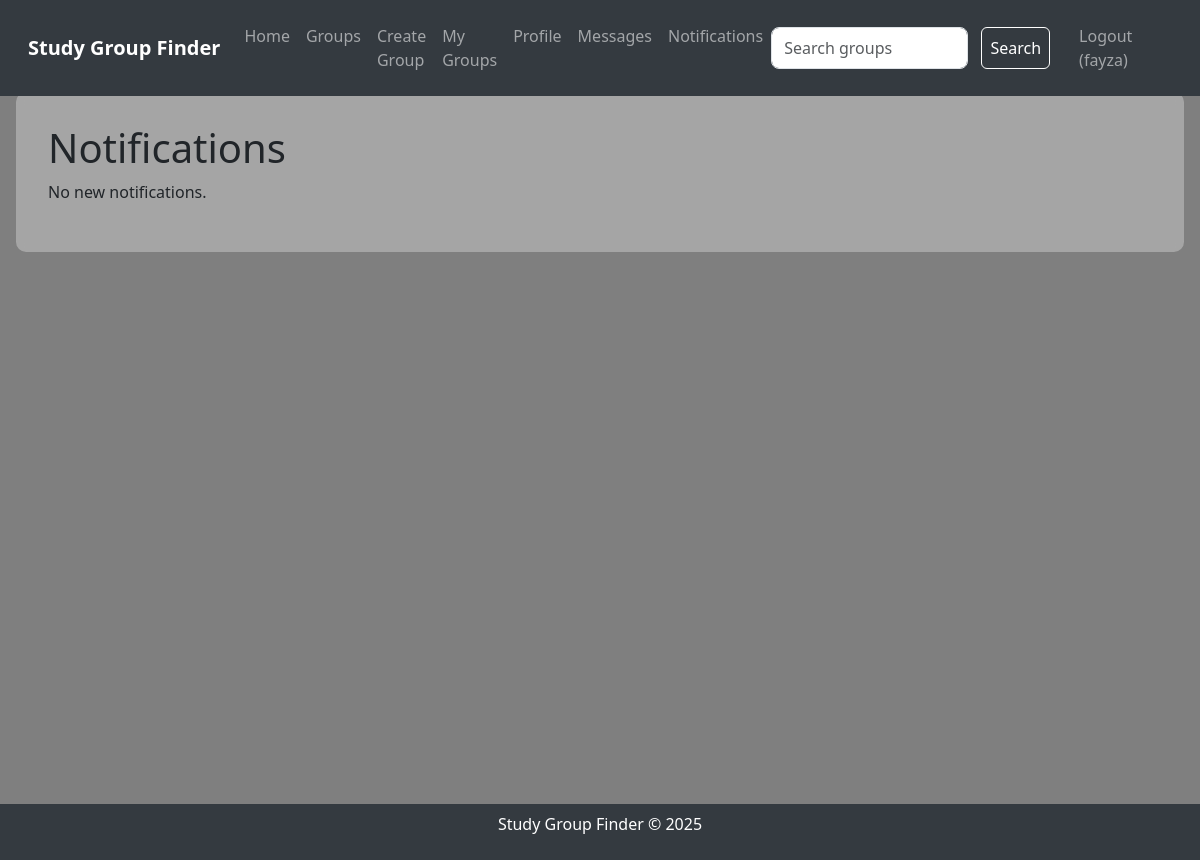
The app's page /notifications (signed in), older data.
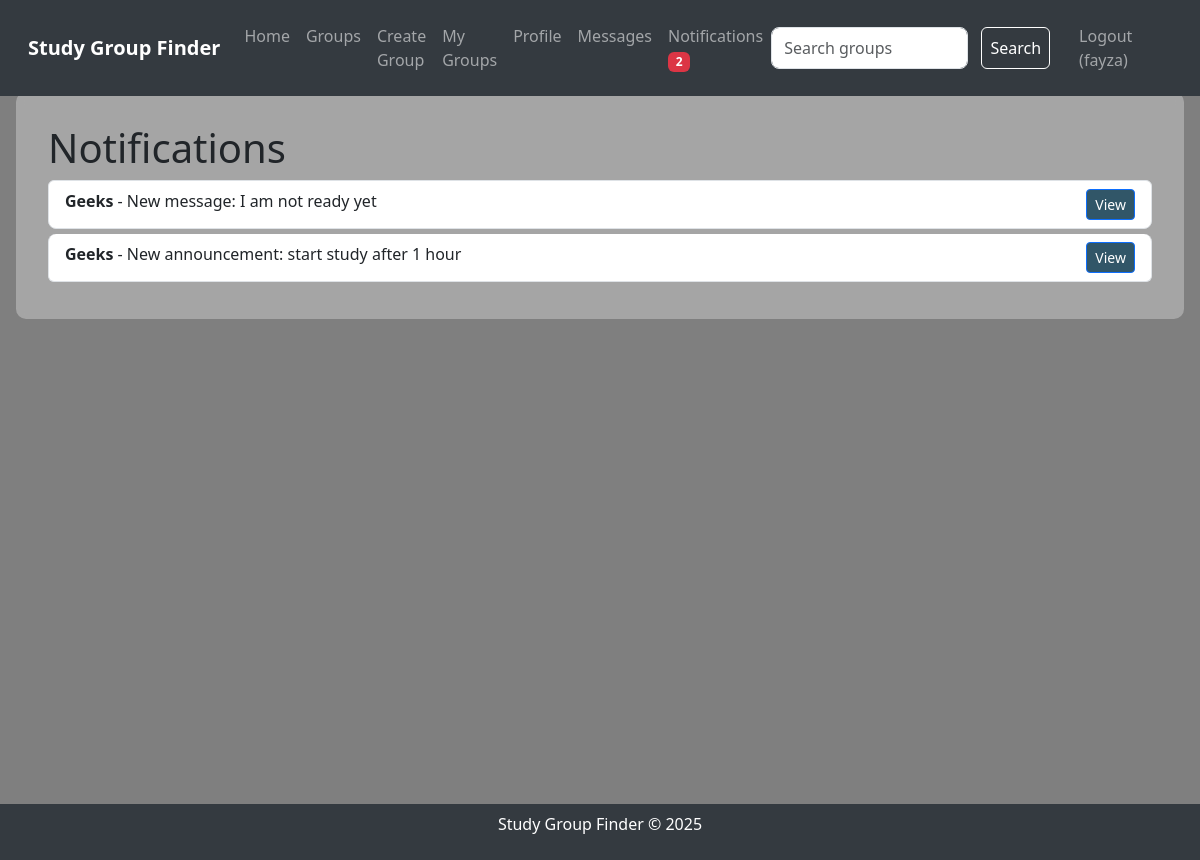
The same page, newer data.
### tables this page shows
CREATE TABLE notifications
                 (id INTEGER PRIMARY KEY AUTOINCREMENT,
                  user_id INTEGER,
                  group_id INTEGER,
                  message_id INTEGER,
                  announcement_id INTEGER,
                  type TEXT NOT NULL,
                  read BOOLEAN DEFAULT FALSE,
                  FOREIGN KEY (user_id) REFERENCES users(id),
                  FOREIGN KEY (group_id) REFERENCES groups(id),
                  FOREIGN KEY (message_id) REFERENCES messages(id),
                  FOREIGN KEY (announcement_id) REFERENCES announcements(id));

CREATE TABLE groups
                 (id INTEGER PRIMARY KEY AUTOINCREMENT,
                  name TEXT NOT NULL,
                  subject TEXT NOT NULL,
                  description TEXT,
                  creator_id INTEGER,
                  FOREIGN KEY (creator_id) REFERENCES users(id));

CREATE TABLE messages
                 (id INTEGER PRIMARY KEY AUTOINCREMENT,
                  group_id INTEGER,
                  user_id INTEGER,
                  content TEXT NOT NULL,
                  timestamp DATETIME DEFAULT CURRENT_TIMESTAMP,
                  FOREIGN KEY (group_id) REFERENCES groups(id),
                  FOREIGN KEY (user_id) REFERENCES users(id));

CREATE TABLE announcements
                 (id INTEGER PRIMARY KEY AUTOINCREMENT,
                  group_id INTEGER,
                  content TEXT NOT NULL,
                  timestamp DATETIME DEFAULT CURRENT_TIMESTAMP,
                  FOREIGN KEY (group_id) REFERENCES groups(id));

### app.py (the view)
@app.route('/notifications')
def notifications():
    if 'user_id' not in session:
        flash('Please log in to view notifications.', 'danger')
        return redirect(url_for('login'))
    conn = sqlite3.connect('study_groups.db')
    c = conn.cursor()
    c.execute("SELECT notifications.id, groups.name, notifications.type, messages.content, announcements.content, notifications.group_id "
              "FROM notifications "
              "JOIN groups ON notifications.group_id = groups.id "
              "LEFT JOIN messages ON notifications.message_id = messages.id "
              "LEFT JOIN announcements ON notifications.announcement_id = announcements.id "
              "WHERE notifications.user_id = ? AND notifications.read = FALSE "
              "ORDER BY notifications.id DESC",
              (session['user_id'],))
    notifications = c.fetchall()
    try:
        c.execute("SELECT COUNT(*) FROM notifications WHERE user_id = ? AND read = FALSE",
                  (session['user_id'],))
        notification_count = c.fetchone()[0]
    except sqlite3.OperationalError:
        init_db()
        notification_count = 0
    conn.close()
    return render_template('notifications.html', notifications=notifications, notification_count=notification_count)

### app.py (called while the page is built)
@app.after_request
def add_header(response):
    response.headers["Cache-Control"] = "no-cache, no-store, must-revalidate"
    response.headers["Pragma"] = "no-cache"
    response.headers["Expires"] = "0"
    return response

@app.after_request
def add_header(response):
    response.headers["Cache-Control"] = "no-cache, no-store, must-revalidate"
    response.headers["Pragma"] = "no-cache"
    response.headers["Expires"] = "0"
    return response

### templates/notifications.html (shortened to what this page needs)
{% extends "layout.html" %}
{% block content %}
    <div class="page-content">
        <h1>Notifications</h1>
        {% if notifications %}
            <ul class="list-group">
                {% for notification in notifications %}
                    <li class="list-group-item">
                        <strong>{{ notification[1] }}</strong> -
                        {% if notification[2] == 'message' %}
                            New message: {{ notification[3] or 'A new message was posted' }}
                        {% elif notification[2] == 'announcement' %}
                            New announcement: {{ notification[4] or 'A new announcement was posted' }}
                        {% else %}
                            New activity
                        {% endif %}
                        <a href="{{ url_for('group_details', group_id=notification[5]) }}"
                           class="btn btn-primary btn-sm float-end">View</a>
                    </li>
                {% endfor %}
            </ul>
        {% else %}
            <p>No new notifications.</p>
        {% endif %}
    </div>
{% endblock %}

### templates/layout.html (shortened to what this page needs)
<!DOCTYPE html>
<html lang="en">
<head>
    <link href="https://cdn.jsdelivr.net/npm/bootstrap@5.3.0/dist/css/bootstrap.min.css" rel="stylesheet">
    <link rel="stylesheet" href="{{ url_for('static', filename='styles.css') }}">
</head>
<body>
    <nav class="navbar navbar-expand-lg navbar-dark">
        <div class="container-fluid">
            <a class="navbar-brand" href="{{ url_for('index') }}">Study Group Finder</a>
            <div class="collapse navbar-collapse" id="navbarNav">
                <ul class="navbar-nav me-auto">
                    <li class="nav-item">
                        <a class="nav-link" href="{{ url_for('index') }}">Home</a>
                    </li>
                    <li class="nav-item">
                        <a class="nav-link" href="{{ url_for('groups') }}">Groups</a>
                    </li>
                    {% if session.user_id %}
                        <li class="nav-item">
                            <a class="nav-link" href="{{ url_for('create_group') }}">Create Group</a>
                        </li>
                        <li class="nav-item">
                            <a class="nav-link" href="{{ url_for('my_groups') }}">My Groups</a>
                        </li>
                        <li class="nav-item">
                            <a class="nav-link" href="{{ url_for('profile') }}">Profile</a>
                        </li>
                        <li class="nav-item">
                            <a class="nav-link" href="{{ url_for('messages') }}">Messages</a>
                        </li>
                        <li class="nav-item">
                            <a class="nav-link" href="{{ url_for('notifications') }}">
                                Notifications
                                {% if notification_count > 0 %}
                                    <span class="badge bg-danger">{{ notification_count }}</span>
                                {% endif %}
                            </a>
                        </li>
                    {% endif %}
                </ul>
                <form class="d-flex" action="{{ url_for('search_groups') }}" method="post">
                    <input class="form-control me-2" type="search" placeholder="Search groups" aria-label="Search" name="search_query">
                    <button class="btn btn-outline-light" type="submit">Search</button>
                </form>
                <ul class="navbar-nav ms-3">
                    {% if session.user_id %}
                        <li class="nav-item">
                            <a class="nav-link" href="{{ url_for('logout') }}">Logout ({{ session.username }})</a>
                        </li>
                    {% endif %}
                </ul>
            </div>
        </div>
    </nav>
    <div class="content-wrapper">
        {% block content %}{% endblock %}
    </div>
    <footer class="footer">
        <p>Study Group Finder © 2025</p>
    </footer>
</body>
</html>

### static/styles.css (style rules this page uses)
body { background-image: url('/static/background.jpg'); background-size: cover; background-position: center; background-blend-mode: overlay; background-color: rgba(0, 0, 0, 0.5); min-height: 100vh; margin: 0; padding: 0; }
.navbar-brand { font-weight: bold; }
.navbar { background-color: #343a40; padding: 1rem; position: fixed; top: 0; width: 100%; z-index: 1000; }
.content-wrapper { margin-top: 60px; min-height: calc(100vh - 120px); padding: 2rem 1rem; }
.page-content { backdrop-filter: blur(5px); background-color: rgba(255, 255, 255, 0.3); border-radius: 10px; padding: 2rem; max-width: 1200px; margin: 0 auto; }
.form-control { border-radius: 8px; }
.list-group-item { border-radius: 8px; margin-bottom: 5px; }
.footer { text-align: center; padding: 0.5rem; background-color: #343a40; color: white; position: fixed; bottom: 0; width: 100%; }
.btn-outline-light { color: #ffffff; border-color: #ffffff; padding: 0.5rem; margin: 0 5px; }
.btn-primary { background-color: #315668; }

Row changes from the older to the newer data that the page shows:
added notifications: name "Geeks", content "I am not ready yet"
added notifications: name "Geeks", content "start study after 1 hour"
Text that changed along with them:
{{ notification_count }}: (not shown) → "2"
text no longer shown: "No new notifications."
